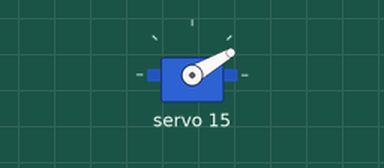
Recording of a sketch running on a simulated Arduino Uno, built with avr-gcc and run on an emulated ATmega328P. On the bench: servo.

Above: at 0.05 s.
At 4.35 s:
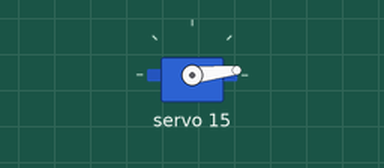
At 8.75 s:
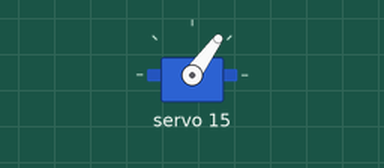
At 17.55 s:
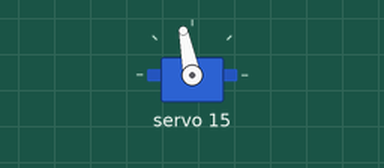
Timing chart, 0 to 22.9 s (numbered marks = the images above):
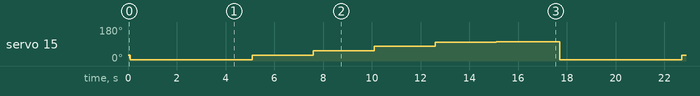

The sketch:

_290606_PCA9685_testagain_1.ino
```cpp
/* refered http://www.isopro91.com/entry/2014/10/21/arduino/servo/robot
//        _281116_MPU9250_PCA9685_Angle_Revice
*/

#include <Wire.h>
#include <Adafruit_PWMServoDriver.h>

#define SERVOMIN 150
#define SERVOMAX 390

Adafruit_PWMServoDriver pwm = Adafruit_PWMServoDriver();

void servo_write(int n, int ang) {
  ang = map(ang, 0, 360, SERVOMIN, SERVOMAX);
  pwm.setPWM(n, 0, ang);
}

void setup() {
  // put your setup code here, to run once:
  pwm.begin();
  pwm.setPWMFreq(60);// アナログサーボが60Hzで動く
  servo_write(15, 90);
}

void loop() {
  // put your main code here, to run repeatedly:
  delay(100);
  servo_write(15, 0);
  delay(5000);
  servo_write(15, 90);
  delay(2500);
  servo_write(15, 180);
  delay(2500);
  servo_write(15, 270);
  delay(2500);
  servo_write(15, 350);
  delay(2500);
  servo_write(15, 360);
  delay(2500);

}
```
